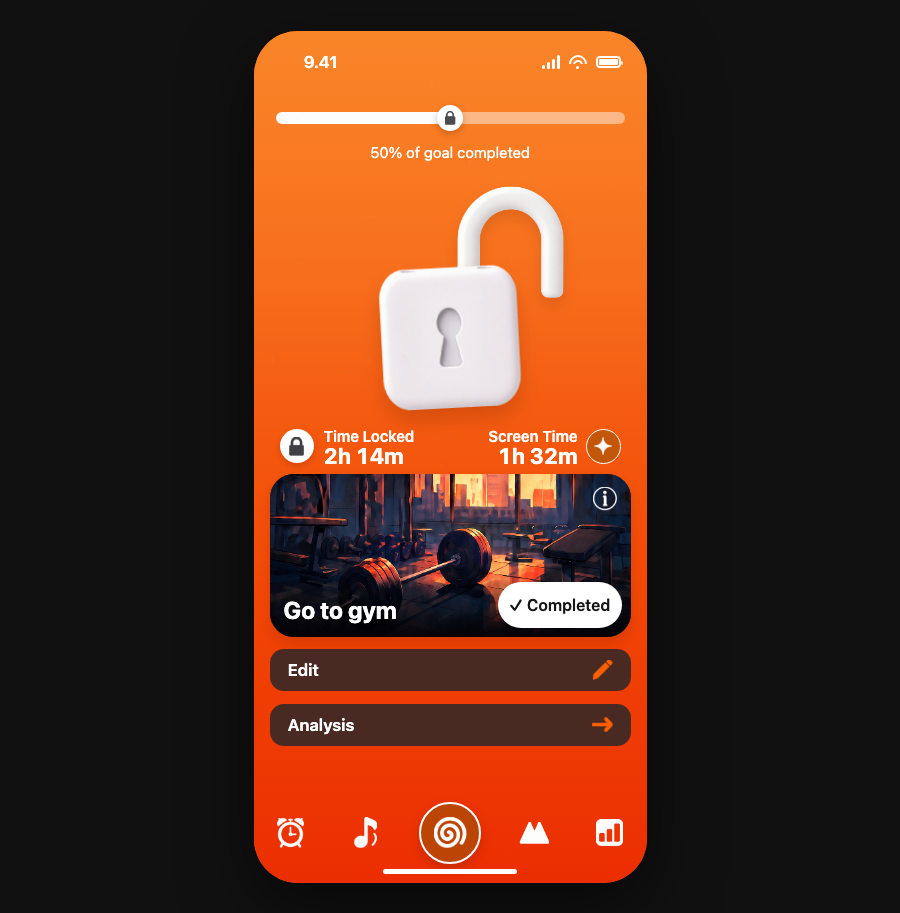
#> input picture prototype/acceptance/completed-web.png, 900 x 913 px, given in place of nosparkle-v14-best.png, which was not available
$ python make_acceptance_comparison.py
#> lines starting #> are read from the running program, lines starting #| are printed output that depends on the picture; after the words box and inside, x2 and y2 are one past the last pixel; in counts of white or black regions, pixels touching at a corner belong together
#!/usr/bin/env python3
"""Build the final same-size mockup-vs-Chrome acceptance contact sheet."""

from pathlib import Path

from PIL import Image, ImageDraw, ImageFont


ROOT = Path(__file__).resolve().parents[2]
PROTOTYPE = ROOT / "prototype"
REFERENCE_PATH = ROOT / "design" / "mockups" / "nosparkle-v14-best.png"
LOCKED_PATH = PROTOTYPE / "acceptance" / "locked-web.png"
OUTPUT_DIR = PROTOTYPE / "acceptance"

WIDTH = 393
HEIGHT = 852
FOOTER_TOP = 812


def lerp(a: int, b: int, amount: float) -> int:
    return round(a + (b - a) * amount)


def make_reference() -> Image.Image:
    source = Image.open(REFERENCE_PATH).convert("RGB").resize((393, 892), Image.Resampling.LANCZOS)
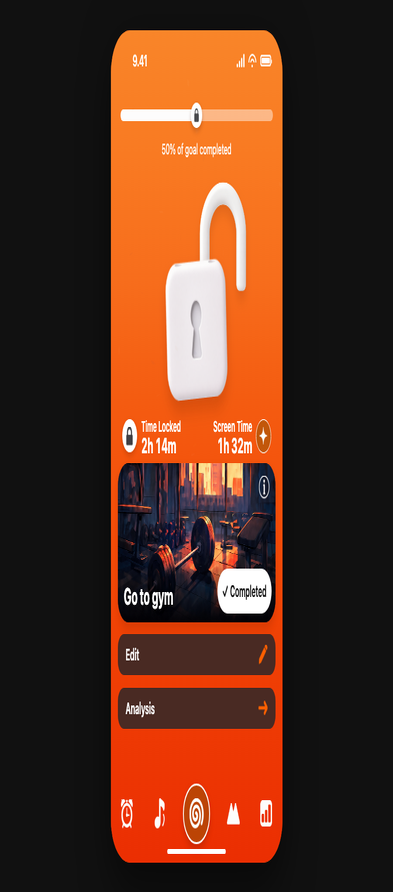
#> source: PIL image 393x892 RGB; mean R, G, B 90, 49.5, 31
    reference = source.crop((0, 0, WIDTH, HEIGHT))

    # Remove the source site's dark footer. Continue the specified final
    # gradient stop, while retaining the active tab pixels that overlapped the
    # watermark boundary in the source capture.
    draw = ImageDraw.Draw(reference)
    start = (237, 50, 3)
    end = (235, 46, 2)
    for y in range(FOOTER_TOP, HEIGHT):
        t = (y - FOOTER_TOP) / max(1, HEIGHT - FOOTER_TOP - 1)
        draw.line((0, y, WIDTH, y), fill=tuple(lerp(a, b, t) for a, b in zip(start, end)))

    original = source.crop((0, 0, WIDTH, HEIGHT))
    active_mask = Image.new("L", (WIDTH, HEIGHT), 0)
#> active_mask: PIL image 393x852 L; every value is 0
    ImageDraw.Draw(active_mask).ellipse((164, 770, 229, 835), fill=255)
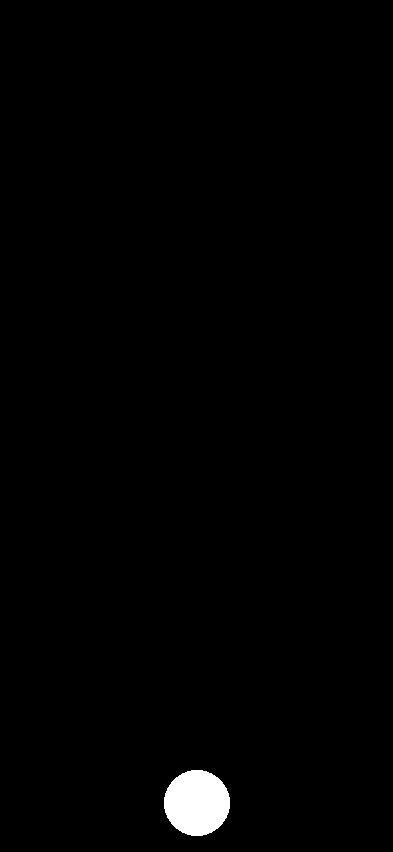
#> active_mask: PIL image 393x852 L; 1% white; 1 white region, box (x1, y1, x2, y2) and area: (164, 770, 230, 836) 3412
    reference.paste(original, (0, 0), active_mask)
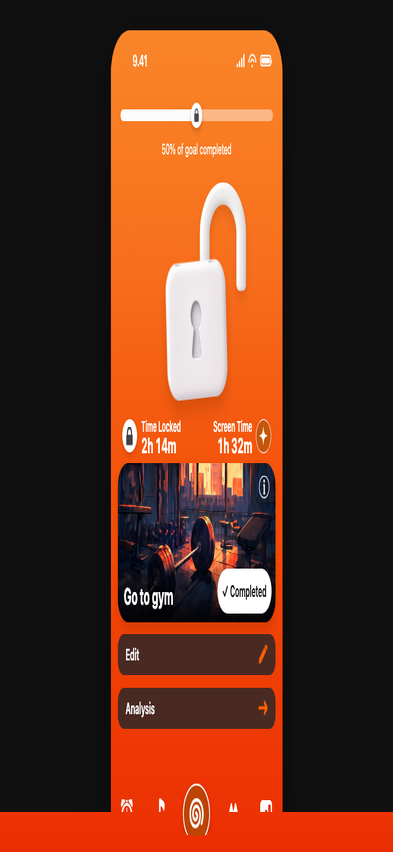
#> reference: PIL image 393x852 RGB; mean R, G, B 98.4, 51.4, 30.9

    # Preserve the lower antialiased pixels of passive white tab glyphs.
    pixels = original.load()
    white_mask = Image.new("L", (WIDTH, HEIGHT), 0)
    white_pixels = white_mask.load()
    for y in range(FOOTER_TOP, 824):
        for x in range(WIDTH):
            r, g, b = pixels[x, y]
            if min(r, g, b) > 175 and max(r, g, b) - min(r, g, b) < 35:
                white_pixels[x, y] = min(255, max(0, (min(r, g, b) - 175) * 3))
    reference.paste(original, (0, 0), white_mask)

    ImageDraw.Draw(reference).rounded_rectangle((129, 838, 264, 844), radius=3, fill=(255, 255, 255))

    # The web prototype intentionally presents the screen with phone-like
    # continuous corners on the #111 page.
    rounded_mask = Image.new("L", (WIDTH, HEIGHT), 0)
    ImageDraw.Draw(rounded_mask).rounded_rectangle((0, 0, WIDTH - 1, HEIGHT - 1), radius=44, fill=255)
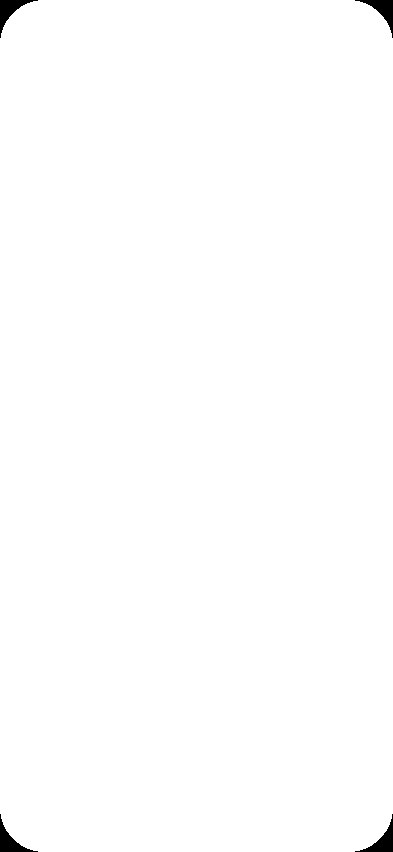
#> rounded_mask: PIL image 393x852 L; 99.5% white; 4 black regions, box (x1, y1, x2, y2) and area: (0, 0, 38, 38) 427, (355, 0, 393, 38) 427, (0, 814, 38, 852) 427, (355, 814, 393, 852) 427
    framed = Image.new("RGB", (WIDTH, HEIGHT), (17, 17, 17))
#> framed: PIL image 393x852 RGB; every value is 17
    framed.paste(reference, (0, 0), rounded_mask)
    return framed


def main() -> None:
    OUTPUT_DIR.mkdir(parents=True, exist_ok=True)
    reference = make_reference()
    locked = Image.open(LOCKED_PATH).convert("RGB")
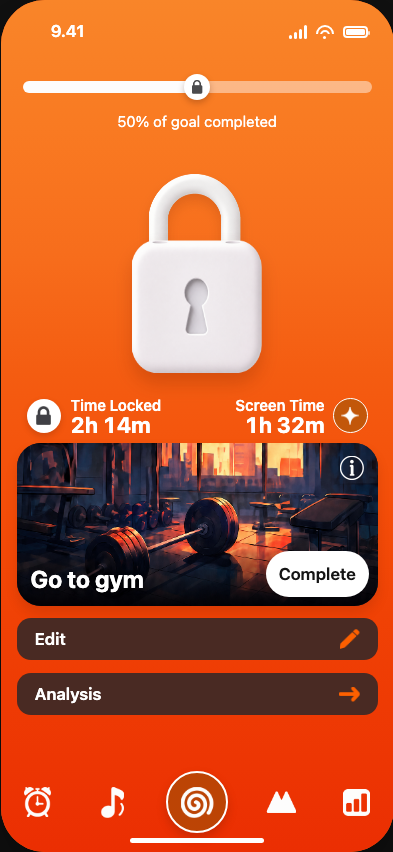
#> input picture prototype/acceptance/locked-web.png, 393 x 852 px
#> locked is the input picture: PIL image 393x852 RGB; mean R, G, B 196.7, 95.9, 49.6
    if locked.size != (WIDTH, HEIGHT):
        raise ValueError(f"Expected 393x852 Chrome frame, got {locked.size}")

    reference.save(OUTPUT_DIR / "mockup-footer-removed.png")

    margin = 24
    header = 54
    gutter = 24
    canvas = Image.new("RGB", (margin * 2 + WIDTH * 2 + gutter, header + HEIGHT + margin), (17, 17, 17))
#> canvas: PIL image 858x930 RGB; every value is 17
    canvas.paste(reference, (margin, header))
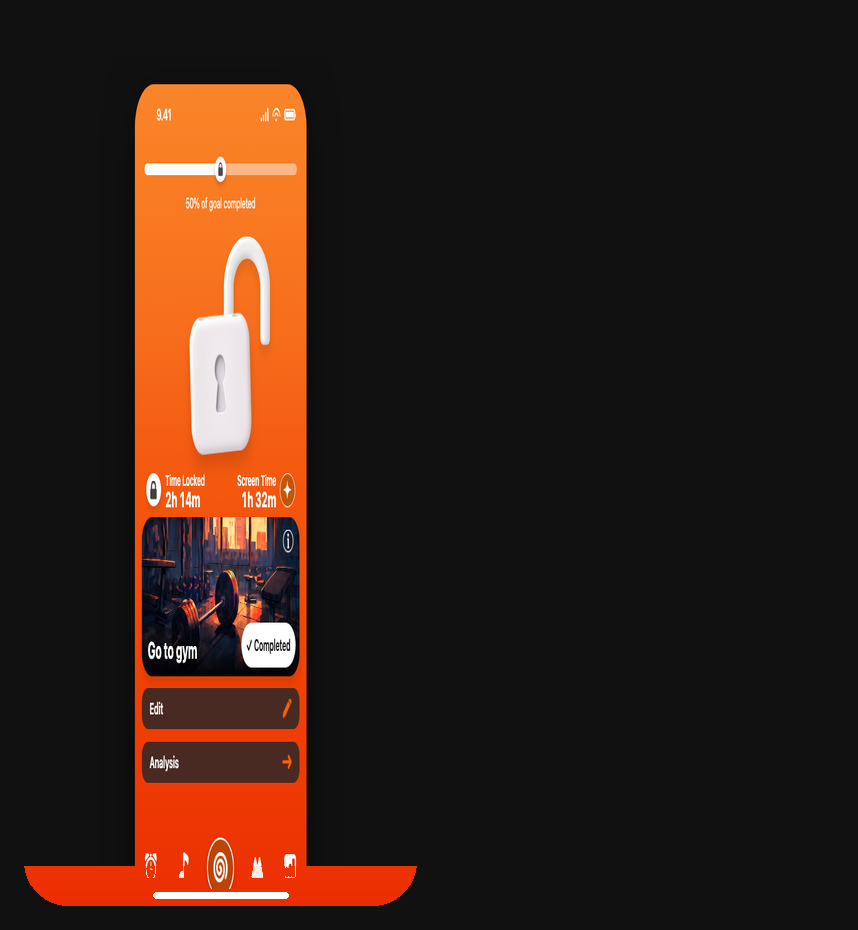
#> canvas: PIL image 858x930 RGB; mean R, G, B 51, 31.7, 23.2
    canvas.paste(locked, (margin + WIDTH + gutter, header))
    draw = ImageDraw.Draw(canvas)
    font = ImageFont.load_default(size=16)
    draw.text((margin, 18), "Reference - footer artifact removed", fill=(245, 245, 245), font=font)
    draw.text((margin + WIDTH + gutter, 18), "Expo Web - Chrome 393x852", fill=(245, 245, 245), font=font)
    canvas.save(OUTPUT_DIR / "side-by-side.png")
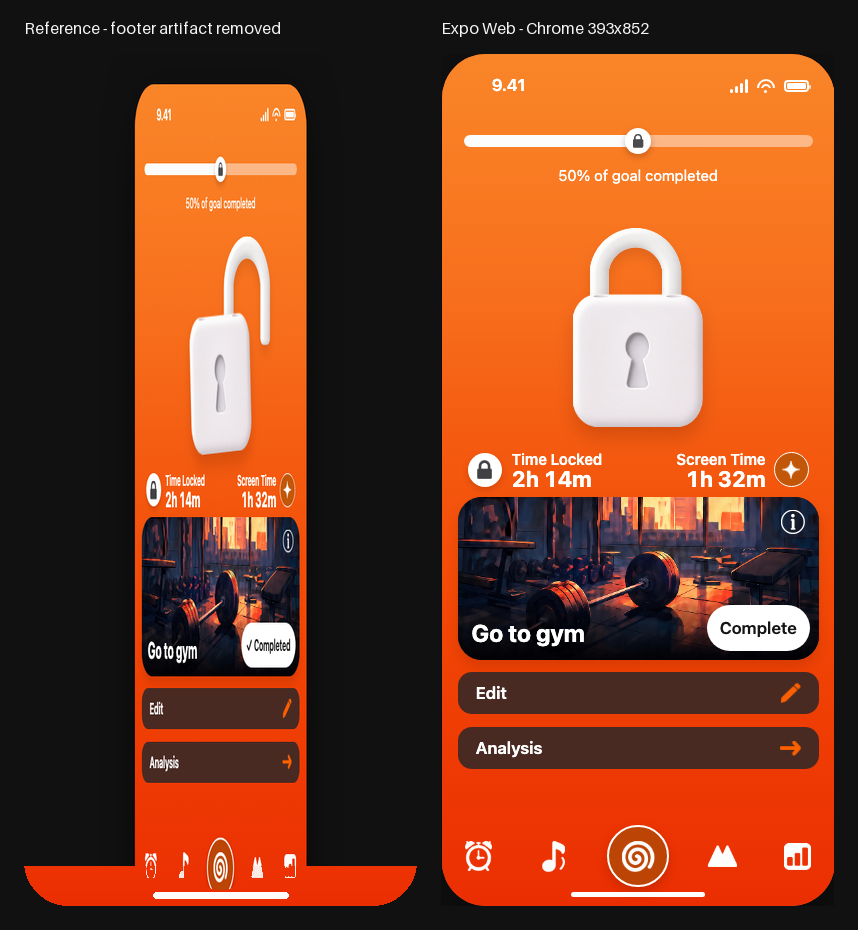
#> saved as side-by-side.png: PIL image 858x930 RGB; mean R, G, B 126.8, 65.2, 37.3
    print(f"Wrote {OUTPUT_DIR / 'mockup-footer-removed.png'}")
    print(f"Wrote {OUTPUT_DIR / 'side-by-side.png'}")


if __name__ == "__main__":
    main()
